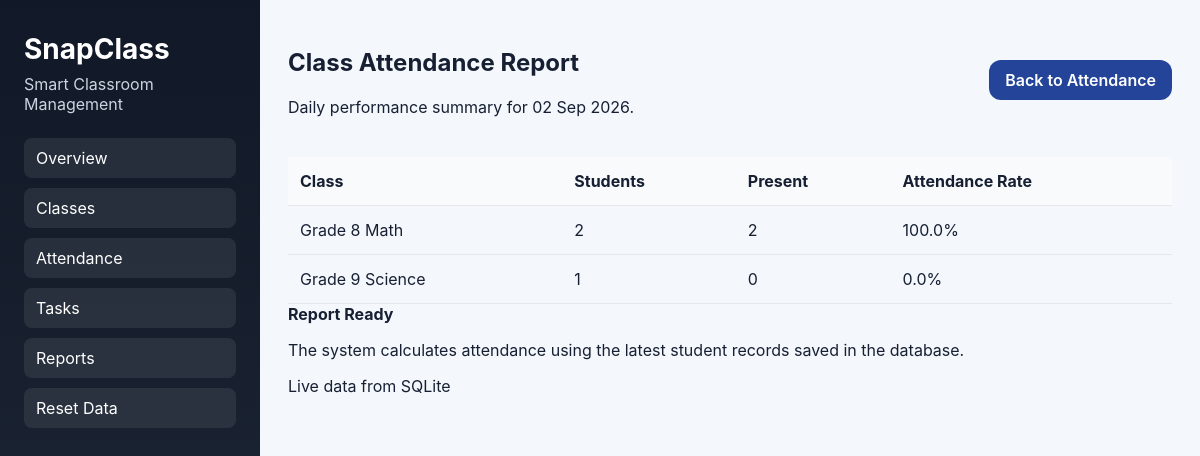
Page /report (signed in) on the committed database.
### tables this page shows
CREATE TABLE courses (
                id INTEGER PRIMARY KEY AUTOINCREMENT,
                name TEXT NOT NULL UNIQUE,
                code TEXT NOT NULL UNIQUE,
                teacher_name TEXT NOT NULL,
                classroom TEXT NOT NULL
            );

### app.py (the view)
@app.route("/report")
def report():
    user = current_user()
    if not user or user["role"] != "admin":
        return redirect(url_for("login"))
    today = datetime.now().strftime("%Y-%m-%d")
    with get_connection() as connection:
        rows = connection.execute(
            """
            SELECT c.name AS class_name,
                   (SELECT COUNT(*) FROM students s WHERE s.class_name = c.name) AS student_count,
                   (SELECT COUNT(*) FROM attendance a WHERE a.course_name = c.name AND a.attendance_date = ? AND a.status = 'Present') AS present_count
            FROM courses c
            ORDER BY c.id
            """,
            (today,),
        ).fetchall()
    report_rows = []
    for row in rows:
        student_count = row["student_count"] or 0
        present_count = row["present_count"] or 0
        rate = round((present_count / student_count) * 100, 2) if student_count else 0
        report_rows.append(
            {
                "class_name": row["class_name"],
                "student_count": student_count,
                "present_count": present_count,
                "rate": rate,
            }
        )
    return render_template("report.html", report_rows=report_rows, today=datetime.now().strftime("%d %b %Y"))

### app.py (called while the page is built)
def get_connection() -> sqlite3.Connection:
    connection = sqlite3.connect(DB_PATH)
    connection.row_factory = sqlite3.Row
    return connection

def current_user() -> dict[str, Any] | None:
    user_id = session.get("user_id")
    if not user_id:
        return None
    with get_connection() as connection:
        record = connection.execute("SELECT id, name, email, role FROM users WHERE id = ?", (user_id,)).fetchone()
        if record is None:
            return None
        return dict(record)

### templates/report.html
{% extends "base.html" %}
{% block content %}
<header class="topbar">
  <div>
    <h2>Class Attendance Report</h2>
    <p>Daily performance summary for {{ today }}.</p>
  </div>
  <a class="btn-primary" href="{{ url_for('attendance') }}">Back to Attendance</a>
</header>
<div class="form-card">
  <div class="table-wrap">
    <table class="data-table">
      <thead>
        <tr>
          <th>Class</th>
          <th>Students</th>
          <th>Present</th>
          <th>Attendance Rate</th>
        </tr>
      </thead>
      <tbody>
        {% for row in report_rows %}
        <tr>
          <td>{{ row.class_name }}</td>
          <td>{{ row.student_count }}</td>
          <td>{{ row.present_count }}</td>
          <td>{{ row.rate }}%</td>
        </tr>
        {% endfor %}
      </tbody>
    </table>
  </div>
  <div class="summary-card">
    <strong>Report Ready</strong>
    <p>The system calculates attendance using the latest student records saved in the database.</p>
    <span class="summary-pill">Live data from SQLite</span>
  </div>
</div>
{% endblock %}

### static/style.css (style rules this page uses)
:root { color-scheme: light; font-family: Inter, Arial, sans-serif; --bg: #f4f7fb; --panel: #ffffff; --primary: #234498; --text: #172033; --muted: #6b7280; --border: #e5e7eb; }
* { box-sizing: border-box; }
body { margin: 0; background: var(--bg); color: var(--text); }
.topbar { display: flex; justify-content: space-between; align-items: center; margin-bottom: 24px; }
.btn-primary { display: inline-flex; align-items: center; justify-content: center; padding: 10px 16px; border: none; border-radius: 12px; color: white; background: var(--primary); cursor: pointer; text-decoration: none; font-weight: 600; }
.table-wrap { overflow-x: auto; }
.data-table { width: 100%; border-collapse: collapse; }
.data-table th, .data-table td { padding: 14px 12px; border-bottom: 1px solid var(--border); text-align: left; }
.data-table thead th { background: #f8fafc; font-weight: 700; }

### rows in the picture
courses: class_name "Grade 8 Math", student_count "2", present_count "2", rate "100.0"
courses: class_name "Grade 9 Science", student_count "1", present_count "0", rate "0.0"
